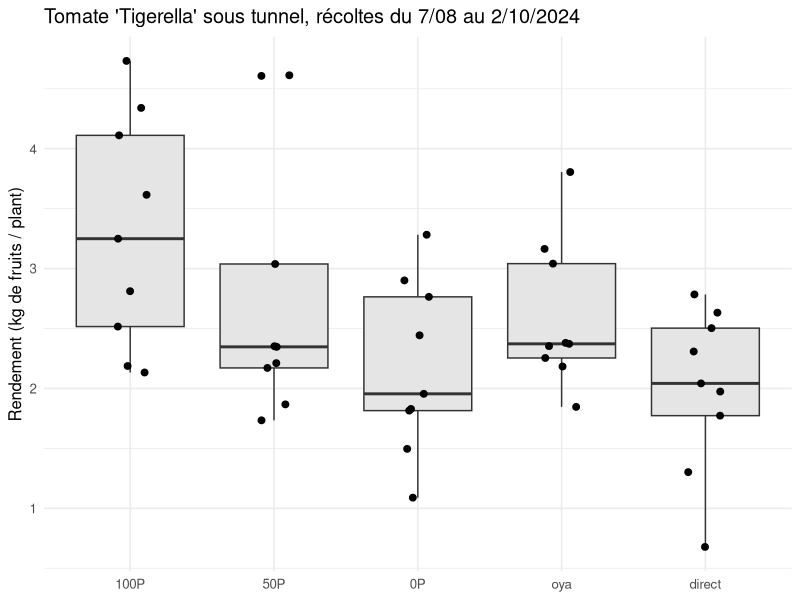

The R source for this figure:
# =============================================================================
# Stratégies d'irrigation de la tomate sous tunnel — Marbaix, 2024
# -----------------------------------------------------------------------------
# SCRIPT DE LA FICHE, PAS L'ANALYSE ORIGINALE (les scripts R du mémoire n'ont
# pas été transmis). Il applique la démarche décrite dans le mémoire (p. 41) :
#   Shapiro-Wilk (normalité des résidus) + Levene (homogénéité des variances)
#   → ANOVA à un facteur + Tukey si les hypothèses tiennent,
#   → sinon Kruskal-Wallis + comparaisons par paires (Wilcoxon, Bonferroni).
#   Note : le mémoire cite le test de Dunn. On utilise ici pairwise.wilcox.test
#   (R de base) pour éviter une dépendance supplémentaire ; les conclusions
#   peuvent légèrement différer.
#
# Travail d'origine : Clémentine Lucca, mémoire de fin d'études (UCLouvain,
#   2024–2025), promoteur G. Lobet.
# Adaptation : PEPA Lab, 2026-11-17.
#
# Entrées : ../donnees.csv (un plant × une variable), ../fruits.csv (un fruit)
# Sorties : resultats_tests.csv, medianes_traitements.csv, figure_principale.png
# Packages (versions testées) : R 4.3.3 · readr 2.1.5 · dplyr 1.1.4 · car 3.1.2 · ggplot2 3.4.4
# Exécution : depuis analyse/ →  Rscript analyse.R
# =============================================================================

# ---- 0. Packages -------------------------------------------------------------
suppressPackageStartupMessages({
  library(readr); library(dplyr); library(car); library(ggplot2)
})

# ---- 1. Import ---------------------------------------------------------------
niveaux <- c("100P", "50P", "0P", "oya", "direct")
d <- read_csv("../donnees.csv", show_col_types = FALSE) |>
  mutate(traitement = factor(traitement, levels = niveaux))
fr <- read_csv("../fruits.csv", show_col_types = FALSE) |>
  mutate(traitement = factor(traitement, levels = niveaux))

# ---- 2. Préparation ----------------------------------------------------------
# Unité statistique = le plant (9 plants par traitement, 3 par planche).
# ATTENTION : les 3 plants d'une même planche ne sont pas indépendants (même
# planche, même ligne de goutte-à-goutte ou même oya). Le mémoire les traite
# comme indépendants ; on fait de même pour reproduire ses résultats, mais
# un modèle mixte avec la planche en effet aléatoire serait plus prudent.
vars <- c("rendement_plant", "rendement_commercialisable", "fruits_nombre",
          "fruits_commercialisables", "inflorescences_total", "inflorescences_productives",
          "fleurs_total", "taux_avortement", "fleurs_par_inflorescence",
          "fruits_par_inflorescence", "eau_irrigation")

# ---- 3. Descriptif (le mémoire présente des médianes, p. 41) ------------------
medianes <- d |>
  filter(variable %in% c(vars, "rendement_par_litre")) |>
  group_by(variable, traitement) |>
  summarise(n = sum(!is.na(valeur)), mediane = median(valeur, na.rm = TRUE),
            moyenne = mean(valeur, na.rm = TRUE), total = sum(valeur, na.rm = TRUE),
            .groups = "drop")
print(medianes, n = 100)

# ---- 4. Tests ----------------------------------------------------------------
teste <- function(df, nom) {
  df <- filter(df, !is.na(valeur))
  m <- aov(valeur ~ traitement, data = df)
  p_shapiro <- shapiro.test(residuals(m))$p.value
  p_levene  <- leveneTest(valeur ~ traitement, data = df)[1, "Pr(>F)"]
  if (p_shapiro > 0.05 && p_levene > 0.05) {
    s <- summary(m)[[1]]
    tk <- TukeyHSD(m)$traitement
    sig <- rownames(tk)[tk[, "p adj"] < 0.05]
    tibble(variable = nom, test = "ANOVA + Tukey", stat = s[1, "F value"],
           ddl = paste(s[1, "Df"], s[2, "Df"], sep = ","), p = s[1, "Pr(>F)"],
           paires_significatives = paste(sig, collapse = " ; "),
           p_shapiro = p_shapiro, p_levene = p_levene)
  } else {
    kw <- kruskal.test(valeur ~ traitement, data = df)
    pw <- pairwise.wilcox.test(df$valeur, df$traitement, p.adjust.method = "bonferroni", exact = FALSE)$p.value
    idx <- which(pw < 0.05, arr.ind = TRUE)
    sig <- if (nrow(idx)) paste(rownames(pw)[idx[, 1]], colnames(pw)[idx[, 2]], sep = "-") else character(0)
    tibble(variable = nom, test = "Kruskal-Wallis + Wilcoxon (Bonferroni)", stat = unname(kw$statistic),
           ddl = as.character(kw$parameter), p = kw$p.value,
           paires_significatives = paste(sig, collapse = " ; "),
           p_shapiro = p_shapiro, p_levene = p_levene)
  }
}
res <- bind_rows(lapply(setdiff(vars, "eau_irrigation"), function(v) teste(filter(d, variable == v), v)))

# Poids individuel des fruits (unité = fruit, p. 57) : le mémoire utilise
# Kruskal-Wallis puis Wilcoxon par paires.
res <- bind_rows(res, teste(transmute(fr, traitement, valeur = poids_g), "poids_fruit (par fruit)"))
res <- mutate(res, across(c(stat, p, p_shapiro, p_levene), ~ signif(.x, 3)))
print(res, width = Inf)

# ---- 5. Figures --------------------------------------------------------------
fig <- d |> filter(variable == "rendement_plant") |>
  ggplot(aes(traitement, valeur / 1000)) +
  geom_boxplot(outlier.shape = NA, fill = "grey90") +
  geom_jitter(width = 0.12, height = 0, size = 2) +
  labs(x = NULL, y = "Rendement (kg de fruits / plant)",
       title = "Tomate 'Tigerella' sous tunnel, récoltes du 7/08 au 2/10/2024") +
  theme_minimal(base_size = 12)
ggsave("figure_principale.png", fig, width = 7, height = 4.5, dpi = 150)

# ---- 6. Export ---------------------------------------------------------------
write_csv(res, "resultats_tests.csv")
write_csv(mutate(medianes, across(c(mediane, moyenne, total), ~ round(.x, 4))), "medianes_traitements.csv")
cat("Terminé : resultats_tests.csv, medianes_traitements.csv, figure_principale.png\n")
